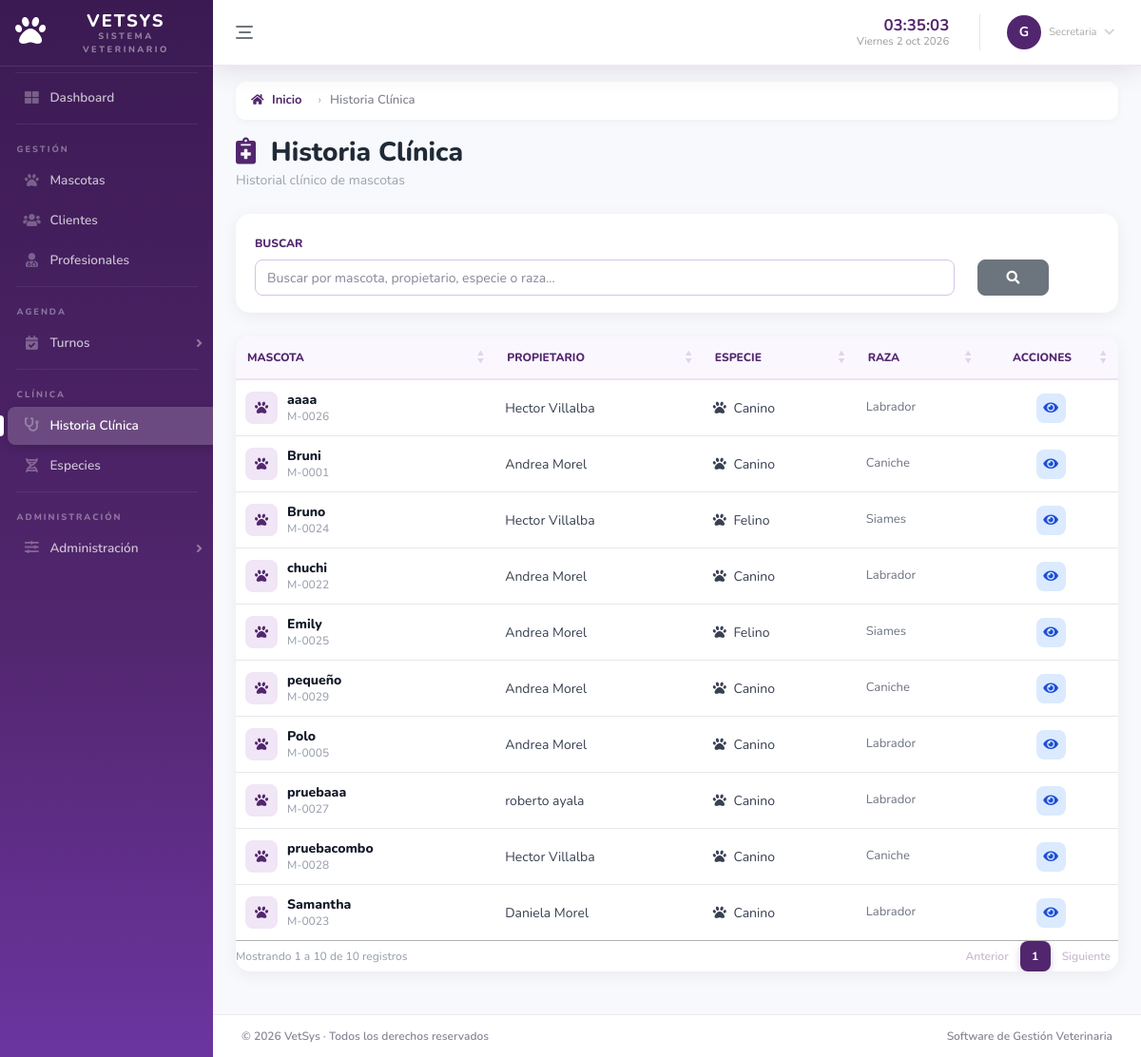
Page /modules/medical_records/index.php (signed in) on the committed database.
### tables this page shows
CREATE TABLE `mascota` (
  `id_mascota` int NOT NULL AUTO_INCREMENT,
  `id_especie` int NOT NULL,
  `id_cliente` int NOT NULL,
  `fecha_nacimiento` date DEFAULT NULL,
  `edad` int DEFAULT NULL,
  `unidad_edad` enum('dias','meses','años') DEFAULT NULL,
  `color` varchar(50) DEFAULT NULL,
  `nombre_mascota` varchar(100) NOT NULL,
  `peso` decimal(6,2) DEFAULT NULL,
  `sexo` varchar(20) DEFAULT NULL,
  `activo` tinyint DEFAULT '1',
  PRIMARY KEY (`id_mascota`),
  KEY `id_especie` (`id_especie`),
  KEY `id_cliente` (`id_cliente`),
  CONSTRAINT `mascota_ibfk_1` FOREIGN KEY (`id_especie`) REFERENCES `especie` (`id_especie`),
  CONSTRAINT `mascota_ibfk_2` FOREIGN KEY (`id_cliente`) REFERENCES `cliente` (`id_cliente`)
);

CREATE TABLE `especie` (
  `id_especie` int NOT NULL AUTO_INCREMENT,
  `nombre_especie` varchar(100) NOT NULL,
  `raza` varchar(100) DEFAULT NULL,
  `activo` tinyint DEFAULT '1',
  PRIMARY KEY (`id_especie`)
);

### modules/medical_records/controllers/medicalRecordController.php (called while the page is built, shortened)
<?php
require_once __DIR__ . '/../models/medicalRecordModel.php';
class MedicalRecordController{
    private $model;
    public function __construct($conexion){
        $this->model = new MedicalRecordModel($conexion);
    }
    public function index(){
    $buscar = $_GET['buscar'] ?? '';
    $fecha_desde = $_GET['fecha_desde'] ?? '';
    $fecha_hasta = $_GET['fecha_hasta'] ?? '';
    $result = $this->model->getAll($buscar, $fecha_desde, $fecha_hasta);
    require_once __DIR__ . '/../views/index.php';
    }
}

### modules/medical_records/index.php (called while the page is built, shortened)
<?php
require_once '../../app/validateRoute.php';
require_once 'controllers/medicalRecordController.php';
$controller = new MedicalRecordController($conexion);
$controller->index();

### modules/medical_records/models/medicalRecordModel.php (called while the page is built, shortened)
<?php
class MedicalRecordModel{
    private $conexion;
    public function __construct($conexion)
    {
        $this->conexion = $conexion;
    }
  public function getAll($buscar = ''){
    $where = "WHERE m.activo = 1";
    $sql = "
        SELECT
            m.id_mascota,
            m.nombre_mascota,
            e.nombre_especie,
            e.raza,
            CONCAT(
                p.nombre_persona,
                ' ',
                p.apellido_persona
            ) AS propietario
        FROM mascota m
        INNER JOIN cliente c
            ON m.id_cliente = c.id_cliente
        INNER JOIN persona p
            ON c.id_persona = p.id_persona
        INNER JOIN especie e
            ON m.id_especie = e.id_especie
        $where
        ORDER BY m.nombre_mascota ASC
    ";
    return $this->conexion->query($sql);
}
}

### modules/medical_records/views/index.php (the view, shortened to what this page needs)
<?php
require_once '../../app/menu.php';
?>
<!DOCTYPE html>
<html lang="es">
<head>
    <link
        href="../../vendor/fontawesome-free/css/all.min.css"
        rel="stylesheet"
    >
    <link
        href="../../css/sb-admin-2.min.css"
        rel="stylesheet"
    >
    <link
        href="../../css/style_medicalrecord.css"
        rel="stylesheet"
    >
    <link rel="stylesheet"
      href="https://cdn.datatables.net/1.13.8/css/jquery.dataTables.min.css">
<link rel="stylesheet"
      href="https://cdn.datatables.net/buttons/2.4.2/css/buttons.dataTables.min.css">
</head>
<body>
<div class="vetsys-breadcrumb-container">
    <ol class="vetsys-breadcrumb">
        <li class="breadcrumb-item">
            <a href="/SoftwareVet/app/inicio.php">
                <i class="fas fa-home"></i>
                Inicio
            </a>
        </li>
        <li class="breadcrumb-item active">
            Historia Clínica
        </li>
    </ol>
</div>
<div class="container-fluid">
    <div
        class="d-flex justify-content-between align-items-center flex-wrap mb-4"
    >
        <div>
            <h1 class="h3 page-title">
                <i class="fas fa-notes-medical mr-2"></i>
                Historia Clínica
            </h1>
            <div class="page-subtitle">
                Historial clínico de mascotas
            </div>
        </div>
    </div>
    <form
        method="GET"
        class="filter-card"
    >
        <div class="row align-items-end">
            <div class="col-md-10">
                <label>
                    Buscar
                </label>
                <input
                    type="text"
                    name="buscar"
                    class="form-control"
                    placeholder="Buscar por mascota, propietario, especie o raza..."
                    value="<?= htmlspecialchars($buscar ?? '') ?>"
                >
            </div>
            <div class="col-md-2">
                <button
                    type="submit"
                    class="btn btn-filtro"
                    title="Buscar"
                >
                    <i class="fas fa-search"></i>
                </button>
            </div>
        </div>
    </form>
    <div class="table-card">
        <div class="table-responsive">
            <table
                class="table table-hover"
                width="100%"
                id="tablaHistorias"
            >
                <thead>
                    <tr>
                        <th>
                            Mascota
                        </th>
                        <th>
                            Propietario
                        </th>
                        <th>
                            Especie
                        </th>
                        <th>
                            Raza
                        </th>
                        <th
                            class="text-center"
                            style="width: 100px;"
                        >
                            Acciones
                        </th>
                    </tr>
                </thead>
                <tbody>
                <?php if (
                    $result &&
                    $result->num_rows > 0
                ) { ?>
                    <?php while (
                        $h = $result->fetch_object()
                    ) { ?>
                        <tr>
                            <td>
                                <div class="d-flex align-items-center">
                                    <span class="historia-icon">
                                        <i class="fas fa-paw"></i>
                                    </span>
                                    <div>
                                        <div class="mascota-name">
                                            <?= htmlspecialchars(
                                                $h->nombre_mascota
                                            ) ?>
                                        </div>
                                        <div class="hc-code">
                                            M-<?= str_pad(
                                                $h->id_mascota,
                                                4,
                                                '0',
                                                STR_PAD_LEFT
                                            ) ?>
                                        </div>
                                    </div>
                                </div>
                            </td>
                            <td>
                                <div class="dato-principal">
                                    <?= htmlspecialchars(
                                        $h->propietario
                                    ) ?>
                                </div>
                            </td>
                            <td>
                                <span class="badge-especie">
                                    <i class="fas fa-paw mr-1"></i>
                                    <?= htmlspecialchars(
                                        $h->nombre_especie
                                    ) ?>
                                </span>
                            </td>
                            <td>
                                <div class="dato-muted">
                                    <?= !empty($h->raza)
                                        ? htmlspecialchars($h->raza)
                                        : 'Sin especificar'
                                    ?>
                                </div>
                            </td>
                            <td class="text-center align-middle">
                                <div class="action-buttons">
                                    <a
                                        href="show.php?id=<?= $h->id_mascota ?>"
                                        class="btn-action btn-view"
                                        title="Ver historia clínica"
                                    >
                                        <i class="fas fa-eye"></i>
                                    </a>
                                </div>
                            </td>
                        </tr>
                    <?php } ?>
                <?php } ?>
                </tbody>
            </table>
        </div>
    </div>
</div>
</body>
</html>

### css/style_menu.css (style rules this page uses)
html, body { overflow-x: hidden; }
.vetsys-breadcrumb-container { padding: 0 24px; margin-top: -8px; margin-bottom: 18px; }
.vetsys-breadcrumb { display: flex; align-items: center; flex-wrap: wrap; padding: 10px 16px; margin: 0; list-style: none; background: #ffffff; border-radius: 10px; box-shadow: 0 2px 8px rgba(0, 0, 0, 0.04); font-size: 13px; }
.vetsys-breadcrumb a { color: #52266E; font-weight: 700; text-decoration: none; }
.vetsys-breadcrumb .breadcrumb-item + .breadcrumb-item::before { content: "›"; color: #b7b7bd; padding: 0 9px; }
.vetsys-breadcrumb .breadcrumb-item.active { color: #858796; font-weight: 600; }
.vetsys-breadcrumb .fa-home { margin-right: 5px; font-size: 12px; }

### css/style_medicalrecord.css (style rules this page uses)
.page-title i { color: #52266E; }
.page-subtitle { color: #9ca3af; font-size: 14px; }
.filter-card { background: #ffffff; border-radius: 15px; padding: 18px 20px; box-shadow: 0 4px 18px rgba(0, 0, 0, .06); margin-top: 25px; margin-bottom: 25px; }
.filter-card label { color: #52266E; font-size: 12px; font-weight: 800; text-transform: uppercase; }
.filter-card .form-control { height: 38px; border-radius: 8px; border: 1px solid #d8c2e8; font-size: 14px; transition: all .2s ease; }
.btn-filtro { height: 38px; width: 75px; background: #6c757d !important; color: #ffffff !important; border: 1px solid #6c757d !important; border-radius: 8px !important; display: flex; align-items: center; justify-content: center; box-shadow: none !important; transition: all .2s ease; }
.btn-filtro i { color: #ffffff !important; font-size: 14px; }
.table-card { background: #ffffff; border-radius: 15px; box-shadow: 0 4px 18px rgba(0, 0, 0, .06); overflow: hidden; margin-bottom: 20px; }
.table-card .table-responsive { overflow-x: auto; }
#tablaHistorias { width: 100% !important; margin-bottom: 0 !important; }
#tablaHistorias thead th { position: relative; background: #fbf7ff !important; color: #52266E !important; padding: 13px 30px 13px 12px !important; font-size: 12px; font-weight: 800; text-transform: uppercase; vertical-align: middle !important; border-top: none !important; border-bottom: 2px solid #eee1f6 !important; white-space: nowrap; }
#tablaHistorias.dataTable thead .sorting:before, #tablaHistorias.dataTable thead .sorting_asc:before, #tablaHistorias.dataTable thead .sorting_desc:before { position: absolute !important; right: 12px !important; bottom: 50% !important; content: "▲" !important; display: block !important; color: #cbbbd5 !important; font-size: 7px !important; line-height: 1 !important; opacity: .55 !important; transform: translateY(-1px); }
#tablaHistorias.dataTable thead .sorting:after, #tablaHistorias.dataTable thead .sorting_asc:after, #tablaHistorias.dataTable thead .sorting_desc:after { position: absolute !important; right: 12px !important; top: 50% !important; content: "▼" !important; display: block !important; color: #cbbbd5 !important; font-size: 7px !important; line-height: 1 !important; opacity: .55 !important; transform: translateY(1px); }
#tablaHistorias tbody td { padding-top: 12px !important; padding-bottom: 12px !important; vertical-align: middle !important; color: #374151; font-size: 14px; border-top: 1px solid #e5e7eb; }
#tablaHistorias tbody tr:first-child td { border-top: none; }
.historia-icon { width: 34px; height: 34px; min-width: 34px; margin-right: 10px; display: inline-flex; align-items: center; justify-content: center; background: #f0e6f6; border-radius: 8px; color: #52266E; }
.historia-icon i { color: #52266E !important; font-size: 14px; }
.mascota-name, .pet-name { color: #111827 !important; font-size: 14px; font-weight: 800 !important; line-height: 1.2; }
.hc-code { margin-top: 2px; color: #9ca3af !important; font-size: 12px; font-weight: 500; line-height: 1.2; }
.dato-muted, .text-muted-vet { color: #6b7280 !important; font-size: 13px; }
.btn-action { width: 31px; height: 31px; padding: 0; margin: 0 2px; display: inline-flex !important; align-items: center; justify-content: center; vertical-align: middle; border: none; border-radius: 8px; text-decoration: none !important; transition: all .18s ease; }
.btn-view { background: #dbeafe; color: #1d4ed8; }

### rows in the picture
mascota: nombre_mascota "aaaa", id_mascota "0026", propietario "Hector Villalba", id_especie.nombre_especie "Canino", id_especie.raza "Labrador"
mascota: nombre_mascota "Bruni", id_mascota "0001", propietario "Andrea Morel", id_especie.nombre_especie "Canino", id_especie.raza "Caniche"
mascota: nombre_mascota "Bruno", id_mascota "0024", propietario "Hector Villalba", id_especie.nombre_especie "Felino", id_especie.raza "Siames"
mascota: nombre_mascota "chuchi", id_mascota "0022", propietario "Andrea Morel", id_especie.nombre_especie "Canino", id_especie.raza "Labrador"
mascota: nombre_mascota "Emily", id_mascota "0025", propietario "Andrea Morel", id_especie.nombre_especie "Felino", id_especie.raza "Siames"
mascota: nombre_mascota "pequeño", id_mascota "0029", propietario "Andrea Morel", id_especie.nombre_especie "Canino", id_especie.raza "Caniche"
mascota: nombre_mascota "Polo", id_mascota "0005", propietario "Andrea Morel", id_especie.nombre_especie "Canino", id_especie.raza "Labrador"
mascota: nombre_mascota "pruebaaa", id_mascota "0027", propietario "roberto ayala", id_especie.nombre_especie "Canino", id_especie.raza "Labrador"
mascota: nombre_mascota "pruebacombo", id_mascota "0028", propietario "Hector Villalba", id_especie.nombre_especie "Canino", id_especie.raza "Caniche"
mascota: nombre_mascota "Samantha", id_mascota "0023", propietario "Daniela Morel", id_especie.nombre_especie "Canino", id_especie.raza "Labrador"

### other values in the picture
$iniciales "G"
$nombrePerfilSeguro "Secretaria"
